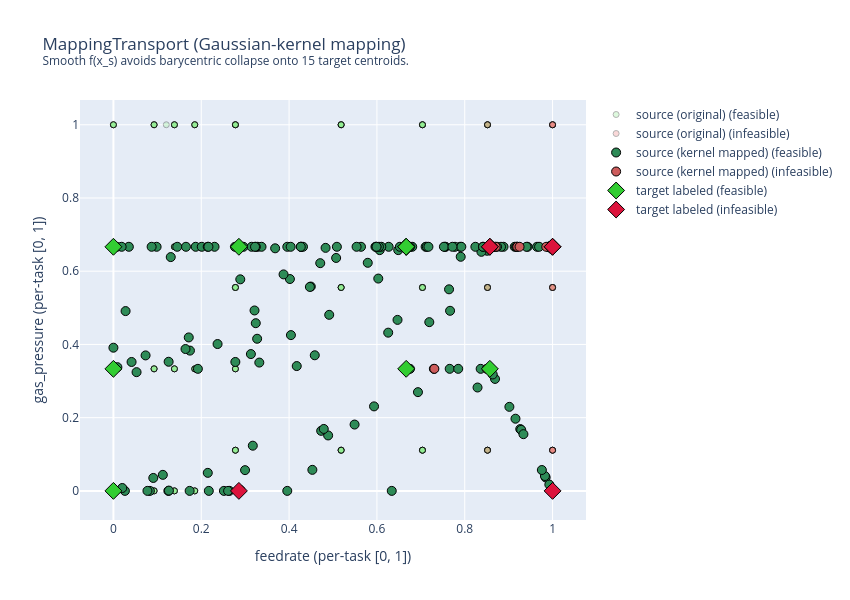

Notebook code cell kept with this figure:
### Code cell
# (c) MappingTransport — learn a smooth f(x_s) ≈ barycentric_target.
# Spreads source over target space (no centroid collapse) and lets you
# transport unseen source points later.
from ot.da import MappingTransport

ot_map = MappingTransport(
    kernel="gaussian", eta=1e-5, mu=1.0, sigma=1.0, bias=True, max_iter=20,
)
ot_map.fit(Xs=Xs, Xt=Xt_lab)
Xs_map = ot_map.transform(Xs=Xs)

fig = go.Figure()
for tr in scatter_xy(Xs,     ys,         "source (original)",      "circle",  "lightgreen", "lightcoral", size=6):
    tr.marker.opacity = 0.3
    fig.add_trace(tr)
for tr in scatter_xy(Xs_map, ys,         "source (kernel mapped)", "circle",  "seagreen",   "indianred",  size=9):
    fig.add_trace(tr)
for tr in scatter_xy(Xt_lab, yt_labeled, "target labeled",         "diamond", "limegreen",  "crimson",    size=13):
    fig.add_trace(tr)

fig.update_layout(
    title="MappingTransport (Gaussian-kernel mapping)<br>"
          "<sup>Smooth f(x_s) avoids barycentric collapse onto 15 target centroids.</sup>",
    xaxis_title=f"{FEATURE_COLS[0]} (per-task [0, 1])",
    yaxis_title=f"{FEATURE_COLS[1]} (per-task [0, 1])",
    width=850, height=600,
)
fig.show()

### Figure 1 — Plotly figure (JSON) as saved in the notebook; plotly's stock layout.template omitted (floating-point values rounded to 4 significant figures; data arrays with more than 128 entries replaced by an {"elided": "..."} marker saying what was removed)
{"data": [{"marker": {"color": "lightgreen", "line": {"color": "black", "width": 1}, "opacity": 0.3, "size": 6, "symbol": "circle"}, "mode": "markers", "name": "source (original) (feasible)", "type": "scatter", "x": {"elided": "245 float values"}, "y": {"elided": "245 float values"}}, {"marker": {"color": "lightcoral", "line": {"color": "black", "width": 1}, "opacity": 0.3, "size": 6, "symbol": "circle"}, "mode": "markers", "name": "source (original) (infeasible)", "type": "scatter", "x": [0.8519, 0.8519, 0.8519, 0.8519, 0.8519, 0.8519, 1.0, 1.0, 1.0, 1.0, 1.0, 1.0, 1.0, 1.0, 1.0, 1.0, 1.0, 1.0, 1.0, 1.0, 1.0, 1.0, 1.0], "y": [0.1111, 0.1111, 0.5556, 0.5556, 1.0, 1.0, 0.1111, 0.1111, 0.1111, 0.1111, 0.1111, 0.1111, 0.5556, 0.5556, 0.5556, 0.5556, 0.5556, 1.0, 1.0, 1.0, 1.0, 1.0, 1.0]}, {"marker": {"color": "seagreen", "line": {"color": "black", "width": 1}, "size": 9, "symbol": "circle"}, "mode": "markers", "name": "source (kernel mapped) (feasible)", "type": "scatter", "x": {"elided": "245 float values"}, "y": {"elided": "245 float values"}}, {"marker": {"color": "indianred", "line": {"color": "black", "width": 1}, "size": 9, "symbol": "circle"}, "mode": "markers", "name": "source (kernel mapped) (infeasible)", "type": "scatter", "x": [1.0, 0.6667, 0.8571, 0.8571, 0.8571, 0.8571, 1.0, 1.0, 1.0, 0.85, 0.7308, 0.6667, 0.8704, 0.9978, 1.0, 0.9197, 0.8571, 0.8633, 0.9856, 1.0, 1.0, 0.9248, 0.8571], "y": [0.0, 0.3333, 0.6667, 0.6667, 0.6667, 0.6667, 0.0, 0.0, 0.0, 0.3333, 0.3333, 0.3333, 0.6667, 0.6667, 0.6667, 0.6667, 0.6667, 0.6667, 0.6667, 0.6667, 0.6667, 0.6667, 0.6667]}, {"marker": {"color": "limegreen", "line": {"color": "black", "width": 1}, "size": 13, "symbol": "diamond"}, "mode": "markers", "name": "target labeled (feasible)", "type": "scatter", "x": [0.6667, 0.8571, 1.0, 0.8571, 0.6667, 0.2857, 0.0, 0.6667, 0.6667, 0.0, 0.0], "y": [0.6667, 0.3333, 0.6667, 0.6667, 0.3333, 0.6667, 0.3333, 0.6667, 0.6667, 0.0, 0.6667]}, {"marker": {"color": "crimson", "line": {"color": "black", "width": 1}, "size": 13, "symbol": "diamond"}, "mode": "markers", "name": "target labeled (infeasible)", "type": "scatter", "x": [1.0, 0.8571, 1.0, 0.2857], "y": [0.0, 0.6667, 0.6667, 0.0]}], "layout": {"height": 600, "title": {"text": "MappingTransport (Gaussian-kernel mapping)<br><sup>Smooth f(x_s) avoids barycentric collapse onto 15 target centroids.</sup>"}, "width": 850, "xaxis": {"title": {"text": "feedrate (per-task [0, 1])"}}, "yaxis": {"title": {"text": "gas_pressure (per-task [0, 1])"}}}}
